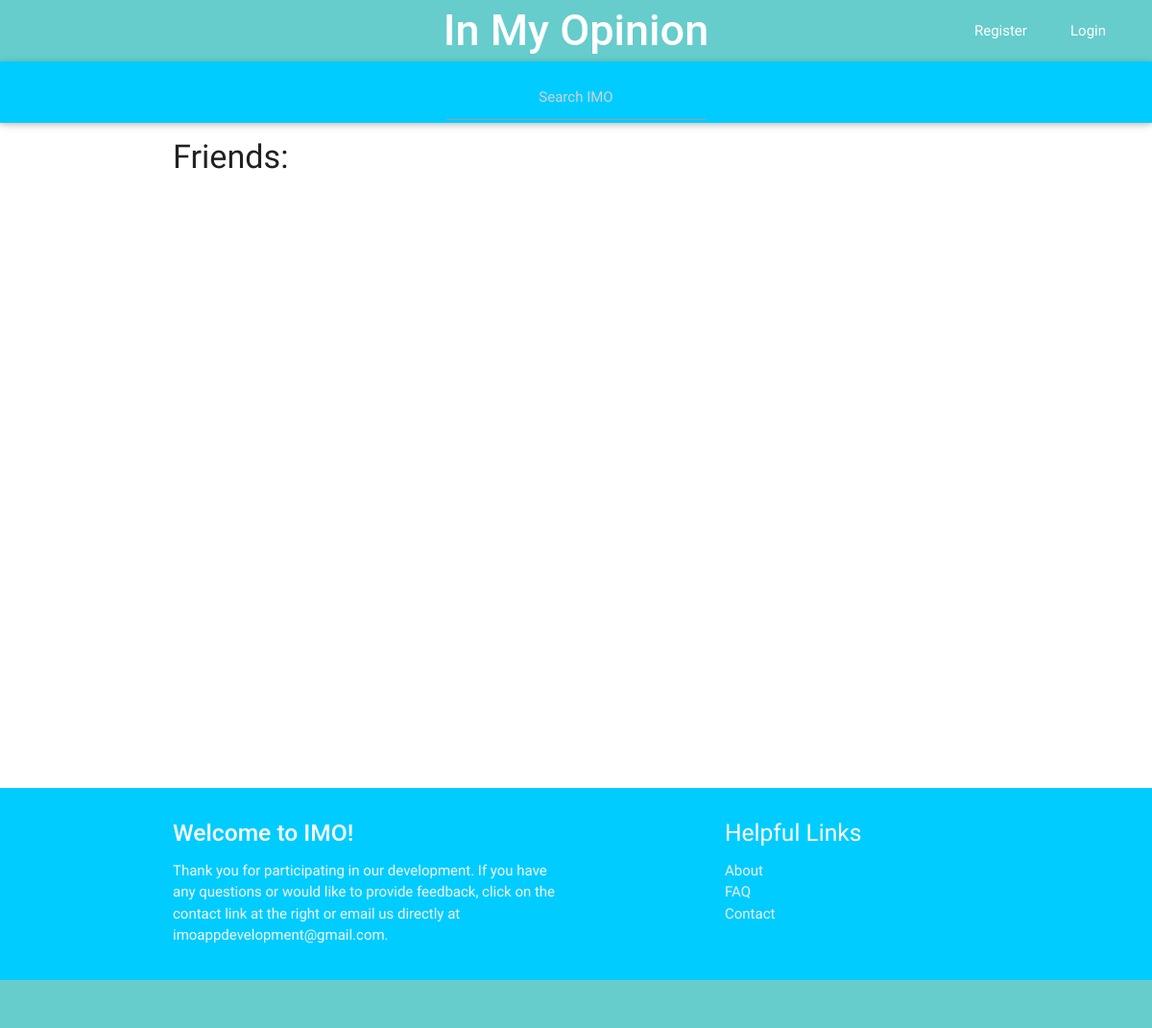
Before: /imo_app/friends/7/ with the older database file.
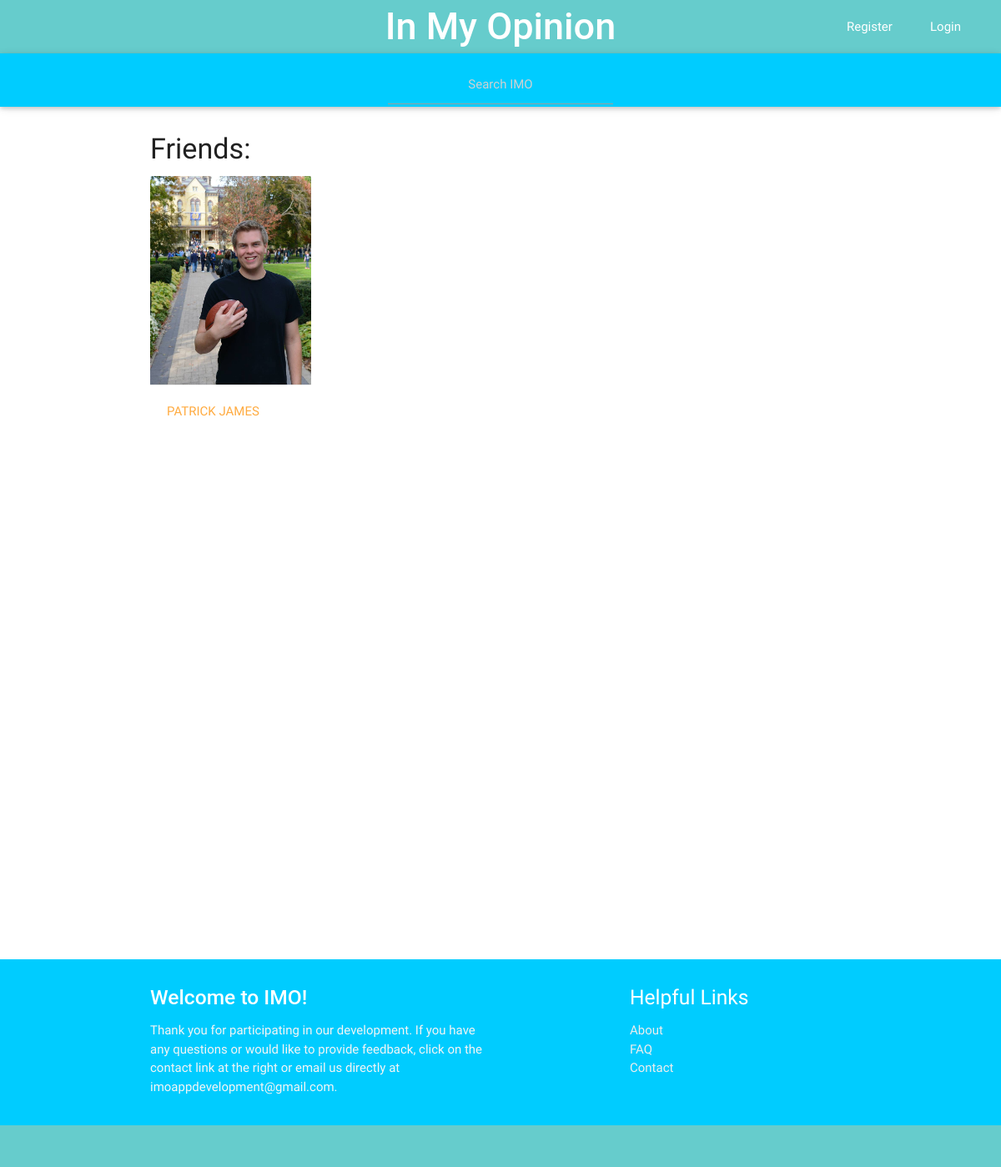
After: the same page with the newer database file.
### imo_app/models.py (models this page shows, shortened)
class Friendship(models.Model):
    requester = models.ForeignKey(UserProfile, related_name="friendship_creator_set")
    friend = models.ForeignKey(UserProfile, related_name="friend_set")
    status = models.CharField(max_length=50, default='')
    relation_date = models.DateTimeField(auto_now_add=True, editable=False)

class UserProfile(models.Model):
    user = models.OneToOneField(User)
    name = models.CharField(max_length=200, default='')
    gender = models.CharField(default='', blank=True, max_length=15)
    picture = models.ImageField(blank=True, null=True, default='')
    birthday = models.DateField(blank=True, null=True)
    about = models.TextField(null = True, blank = True, default='')
    motto = models.CharField(max_length=200, null = True, blank=True, default='')
    total_friends = models.IntegerField(default=0)
    sponsor = models.BooleanField(default=False)

### imo_app/views.py (the view)
# urls.py: url(r'^friends/(?P<user_id>\d+)/$', views.all_friends, name = 'all_friends'),
def all_friends(request, user_id):
    friends_list = Friendship.objects.filter(requester=user_id)
    paginator = Paginator(friends_list, 50) # Show 25 contacts per page
    page = request.GET.get('page')
    try:
        f = paginator.page(page)
    except PageNotAnInteger:
        f = paginator.page(1)
    except EmptyPage:
        f = paginator.page(paginator.num_pages)
    context = {
        'f_all': f
    }
    return render(request, 'imo_app/friends.html', context)

### imo_app/templates/imo_app/friends.html
{% extends "imo_app/base.html" %}
{% block content %}
  <div class="row">
    <div class="col m12">
      <h4>Friends:</h4>
    </div>
    {% for i in f_all %}
      <div class="card">
        <div class="col s3">
          <div class="card-image">
            {% if i.friend.picture %}
              <img src='{{ i.friend.picture.url }}' class='img-responsive' width="250px" height="250px" />
            {% endif %}
          </div>
        <div class="card-action">
          <a href="{% url 'imo_app:view_profile' i.friend.id %}">{{ i.friend.name }}</a>
        </div>
      </div>
    </div>
    {% endfor %}
  </div>
    <br></br>
    <br></br>
    <br></br>
    <br></br>
    <br></br>
    <br></br>
    <br></br>
    <br></br>
    <br></br>
    <br></br>
{% endblock content %}

Changed rows visible on the page:
added Friendship: friend.picture (picture), friend.name "PATRICK JAMES"
